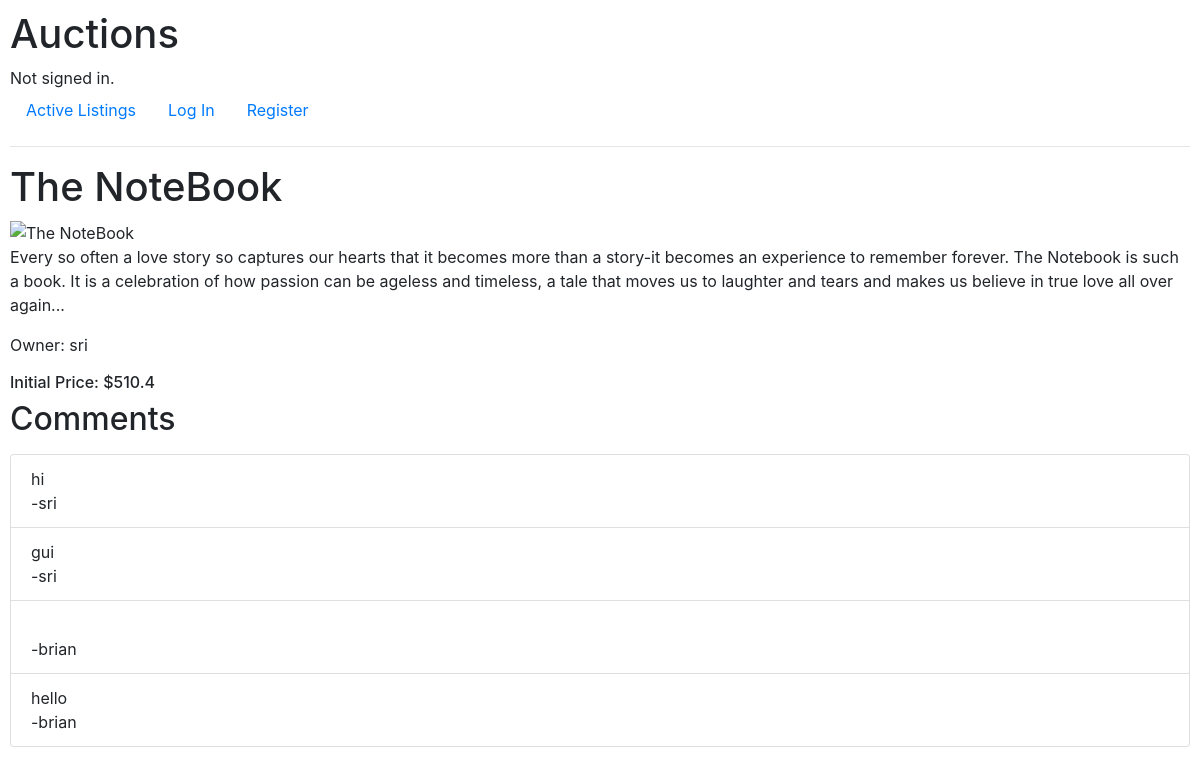
/listing/1, run on the app's committed database.
### auctions/models.py (models this page shows, shortened)
class Listing(models.Model):
    title = models.CharField(max_length=100)
    description = models.CharField(max_length=500)
    imageUrl = models.CharField(max_length=1000)
    price = models.ForeignKey(Bid, on_delete=models.CASCADE, blank=True, null = True, related_name="bidPrice")
    isActive = models.BooleanField(default=True)
    owner = models.ForeignKey(User, on_delete=models.CASCADE, blank=True, null = True, related_name="user")
    category = models.ForeignKey(Categories, on_delete=models.CASCADE, blank=True, null= True, related_name="category")
    watchlist = models.ManyToManyField(User, blank = True, null = True, related_name="listingwatchlist")

class User(AbstractUser):
    pass

class Bid(models.Model):
    bid = models.FloatField(default=0)
    user = models.ForeignKey(User, on_delete=models.CASCADE, blank=True, null = True, related_name="userBid")
    def __str__(self):
        return f"{self.bid}"

class Comment(models.Model):
    author = models.ForeignKey(User, on_delete=models.CASCADE, blank=True, null = True, related_name="userComment")
    listing = models.ForeignKey(Listing, on_delete=models.CASCADE, blank=True, null = True, related_name="listingComment")
    message = models.CharField(max_length=200)

### auctions/views.py (the view)
# urls.py: path("listing/<int:id>", views.listing, name="listing"),
def listing(request, id):
    listingObj = Listing.objects.get(pk = id)
    isListingInWatchlist = request.user in listingObj.watchlist.all()
    allComments = Comment.objects.filter(listing=listingObj)
    isOwner = request.user.username == listingObj.owner.username
    return render(request, "auctions/listing.html",{
        "listing" : listingObj,
        "isListingInWatchlist" :isListingInWatchlist,
        "allComments" : allComments,
        "leastBid": float(listingObj.price.bid) + 0.05,
        "isOwner" : isOwner
    })

### auctions/templates/auctions/listing.html (shortened to what this page needs)
{% extends 'auctions/layout.html' %}
{% block body %}
    <h1>{{listing.title}}</h1>
    <img src="{{ listing.imageURL }}" alt="{{ listing.title }}" height= "400px">
    <p>{{listing.description}}</p>
    <p>Owner: {{listing.owner}}</p>
    <h6>Initial Price: ${{listing.price}}</h6>
    <div class="form-group">
        <h2>Comments</h2>
    </div>
    <ul class="list-group">
    {% for comment in allComments  %}
        <li class="list-group-item">{{comment.message}}
            <br/>
            -{{comment.author}}
        </li>
    {% endfor %}
    </ul>
{% endblock %}

### auctions/templates/auctions/layout.html (shortened to what this page needs)
{% load static %}
<!DOCTYPE html>
<html lang="en">
    <head>
        <link rel="stylesheet" href="https://stackpath.bootstrapcdn.com/bootstrap/4.4.1/css/bootstrap.min.css">
        <link href="{% static 'auctions/styles.css' %}" rel="stylesheet">
    </head>
    <body>
        <h1>Auctions</h1>
        <div>
            {% if user.is_authenticated %}
                Signed in as <strong>{{ user.username }}</strong>.
            {% else %}
                Not signed in.
            {% endif %}
        </div>
        <ul class="nav">
            <li class="nav-item">
                <a class="nav-link" href="{% url 'index' %}">Active Listings</a>
            </li>
            {% if user.is_authenticated %}
                <li class="nav-item">
                    <a class="nav-link" href="{% url 'create' %}">Create A New Listing</a>
                </li>
                <li class="nav-item">
                    <a class="nav-link" href="{% url 'displayWatchlist' %}">Watchlist</a>
                </li>
                <li class="nav-item">
                    <a class="nav-link" href="{% url 'logout' %}">Log Out</a>
                </li>
            {% else %}
                <li class="nav-item">
                    <a class="nav-link" href="{% url 'login' %}">Log In</a>
                </li>
                <li class="nav-item">
                    <a class="nav-link" href="{% url 'register' %}">Register</a>
                </li>
            {% endif %}
        </ul>
        <hr>
        {% block body %}
        {% endblock %}
    </body>
</html>

### auctions/static/auctions/styles.css (style rules this page uses)
body { padding: 10px; }

### data on the page
Listing: title "The NoteBook", description "Every so often a love story so captures our hearts that it becomes more than a story-it becomes an experience to remember forever. The Notebook is such a book. It is a celebration of how passion can be ageless and timeless, a tale that moves us to laughter and tears and makes us believe in true love all over again...", owner "sri", price "510.4"
Comment: message "hi", author "sri"
Comment: message "gui", author "sri"
Comment: author "brian"
Comment: message "hello", author "brian"
